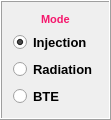
            <widget class="QFrame" name="frame_mode">
             <property name="minimumSize">
              <size>
               <width>0</width>
               <height>60</height>
              </size>
             </property>
             <property name="maximumSize">
              <size>
               <width>100</width>
               <height>16777215</height>
              </size>
             </property>
             <property name="frameShape">
              <enum>QFrame::Box</enum>
             </property>
             <property name="frameShadow">
              <enum>QFrame::Raised</enum>
             </property>
             <layout class="QGridLayout" name="gridLayout_7">
              <item row="1" column="0">
               <layout class="QGridLayout" name="gridLayout_6">
                <property name="horizontalSpacing">
                 <number>12</number>
                </property>
                <property name="verticalSpacing">
                 <number>6</number>
                </property>
                <item row="0" column="0">
                 <widget class="QRadioButton" name="Sys_Injection">
                  <property name="font">
                   <font>
                    <family>Arial</family>
                    <pointsize>10</pointsize>
                    <weight>75</weight>
                    <bold>true</bold>
                   </font>
                  </property>
                  <property name="text">
                   <string>Injection</string>
                  </property>
                  <property name="checked">
                   <bool>true</bool>
                  </property>
                 </widget>
                </item>
                <item row="1" column="0">
                 <widget class="QRadioButton" name="Sys_Radiation">
                  <property name="font">
                   <font>
                    <family>Arial</family>
                    <pointsize>10</pointsize>
                    <weight>75</weight>
                    <bold>true</bold>
                   </font>
                  </property>
                  <property name="text">
                   <string>Radiation</string>
                  </property>
                 </widget>
                </item>
                <item row="2" column="0">
                 <widget class="QRadioButton" name="Sys_BTE">
                  <property name="font">
                   <font>
                    <family>Arial</family>
                    <pointsize>10</pointsize>
                    <weight>75</weight>
                    <bold>true</bold>
                   </font>
                  </property>
                  <property name="text">
                   <string>BTE</string>
                  </property>
                 </widget>
                </item>
               </layout>
              </item>
              <item row="0" column="0" alignment="Qt::AlignHCenter">
               <widget class="QLabel" name="label_59">
                <property name="font">
                 <font>
                  <family>Arial</family>
                  <pointsize>8</pointsize>
                  <weight>75</weight>
                  <bold>true</bold>
                 </font>
                </property>
                <property name="styleSheet">
                 <string notr="true">color: rgb(245, 24, 109);</string>
                </property>
                <property name="text">
                 <string>Mode</string>
                </property>
               </widget>
              </item>
             </layout>
            </widget>
